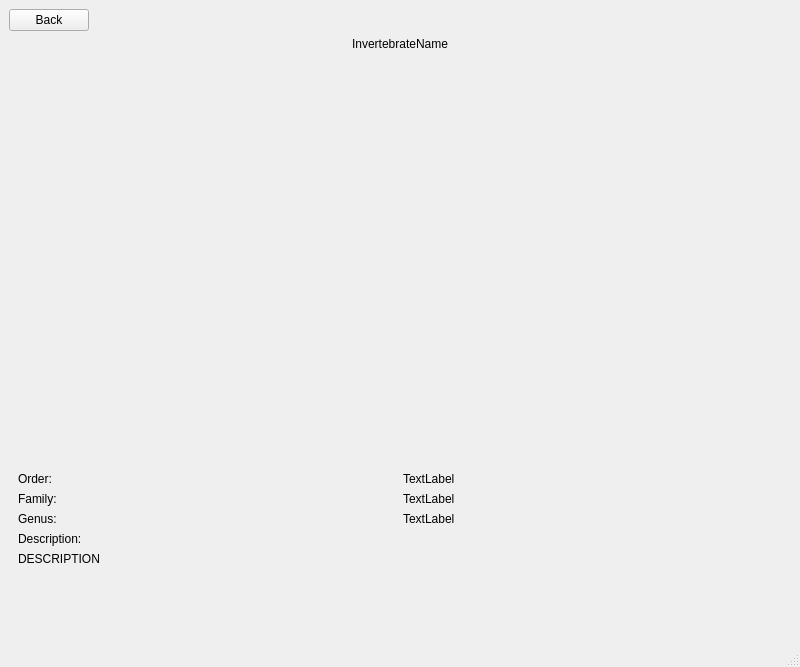
<?xml version="1.0" encoding="UTF-8"?>
<ui version="4.0">
 <class>InvertebrateView</class>
 <widget class="QMainWindow" name="InvertebrateView">
  <property name="geometry">
   <rect>
    <x>0</x>
    <y>0</y>
    <width>800</width>
    <height>667</height>
   </rect>
  </property>
  <property name="windowTitle">
   <string>MainWindow</string>
  </property>
  <widget class="QWidget" name="centralwidget">
   <layout class="QVBoxLayout" name="verticalLayout">
    <item>
     <layout class="QHBoxLayout" name="horizontalLayout">
      <item>
       <widget class="QPushButton" name="pushButton_back">
        <property name="text">
         <string>Back</string>
        </property>
       </widget>
      </item>
      <item>
       <spacer name="horizontalSpacer">
        <property name="orientation">
         <enum>Qt::Horizontal</enum>
        </property>
        <property name="sizeHint" stdset="0">
         <size>
          <width>40</width>
          <height>20</height>
         </size>
        </property>
       </spacer>
      </item>
     </layout>
    </item>
    <item>
     <widget class="QLabel" name="label_title">
      <property name="text">
       <string>InvertebrateName</string>
      </property>
      <property name="alignment">
       <set>Qt::AlignCenter</set>
      </property>
     </widget>
    </item>
    <item>
     <widget class="QLabel" name="label_image">
      <property name="minimumSize">
       <size>
        <width>0</width>
        <height>400</height>
       </size>
      </property>
      <property name="text">
       <string/>
      </property>
      <property name="pixmap">
       <pixmap resource="../media.qrc">:/media/invertebrate-placeholder.jpg</pixmap>
      </property>
      <property name="alignment">
       <set>Qt::AlignCenter</set>
      </property>
     </widget>
    </item>
    <item>
     <widget class="QWidget" name="widget" native="true">
      <layout class="QHBoxLayout" name="horizontalLayout_2">
       <item>
        <layout class="QGridLayout" name="gridLayout">
         <item row="0" column="0">
          <widget class="QLabel" name="label_3">
           <property name="text">
            <string>Order:</string>
           </property>
          </widget>
         </item>
         <item row="0" column="1">
          <widget class="QLabel" name="label_order">
           <property name="text">
            <string>TextLabel</string>
           </property>
          </widget>
         </item>
         <item row="1" column="0">
          <widget class="QLabel" name="label_5">
           <property name="text">
            <string>Family:</string>
           </property>
          </widget>
         </item>
         <item row="1" column="1">
          <widget class="QLabel" name="label_family">
           <property name="text">
            <string>TextLabel</string>
           </property>
          </widget>
         </item>
         <item row="2" column="0">
          <widget class="QLabel" name="label_7">
           <property name="text">
            <string>Genus:</string>
           </property>
          </widget>
         </item>
         <item row="2" column="1">
          <widget class="QLabel" name="label_genus">
           <property name="text">
            <string>TextLabel</string>
           </property>
          </widget>
         </item>
         <item row="3" column="0">
          <widget class="QLabel" name="label_9">
           <property name="text">
            <string>Description:</string>
           </property>
          </widget>
         </item>
         <item row="4" column="0" colspan="2">
          <widget class="QLabel" name="label_description">
           <property name="text">
            <string>DESCRIPTION</string>
           </property>
           <property name="textFormat">
            <enum>Qt::PlainText</enum>
           </property>
           <property name="wordWrap">
            <bool>true</bool>
           </property>
          </widget>
         </item>
        </layout>
       </item>
      </layout>
     </widget>
    </item>
    <item>
     <spacer name="verticalSpacer">
      <property name="orientation">
       <enum>Qt::Vertical</enum>
      </property>
      <property name="sizeHint" stdset="0">
       <size>
        <width>20</width>
        <height>40</height>
       </size>
      </property>
     </spacer>
    </item>
   </layout>
  </widget>
  <widget class="QMenuBar" name="menubar">
   <property name="geometry">
    <rect>
     <x>0</x>
     <y>0</y>
     <width>800</width>
     <height>22</height>
    </rect>
   </property>
  </widget>
  <widget class="QStatusBar" name="statusbar"/>
 </widget>
 <resources>
  <include location="../media.qrc"/>
 </resources>
 <connections/>
</ui>
